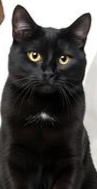
#> input picture assets/cat.jpg, 97 x 189 px, given in place of cat_template.jpg, which was not available
$ python pract9.py
#> lines starting #> are read from the running program, lines starting #| are printed output that depends on the picture; long printed decimals are rounded; pictures that were not available may be replaced by others from this repository, and a replacement may not be noted
import cv2
import numpy as np

def detect_object(template_path, input_image_path):

#> called with template_path = '/Users/vikas/PBL/cat_template.jpg', input_image_path = '/Users/vikas/PBL/animals.jpg'
    template = cv2.imread(template_path, 0)
#> template: shape (189, 97); min 0, max 255, mean 79.1
    img = cv2.imread(input_image_path)
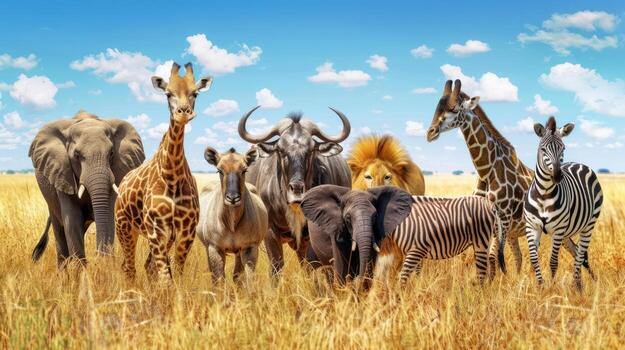
#> input picture assets/animals.jpg, 625 x 350 px, found by its file name
#> img is the input picture: shape (350, 625, 3); mean B, G, R 138.7, 156.7, 156.9

    if template is None:
        print("Error: Template image not found!")
        return

    if img is None:
        print("Error: Input image not found!")
        return

    gray_img = cv2.cvtColor(img, cv2.COLOR_BGR2GRAY)
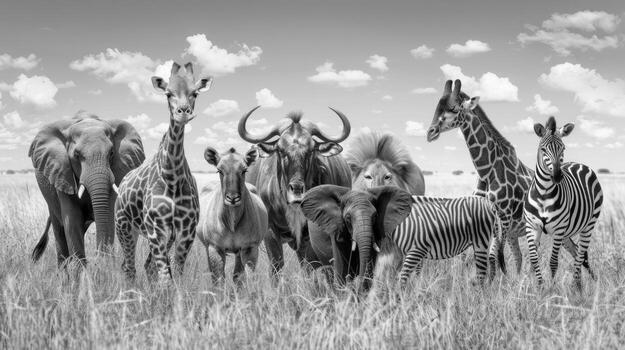
#> gray_img: shape (350, 625); min 0, max 255, mean 154.7

    best_score = -1
    best_location = None
    best_size = None

    scales = np.arange(0.3, 1.01, 0.05)

    for scale in scales:

        new_width = int(template.shape[1] * scale)
        new_height = int(template.shape[0] * scale)

        if new_width < 20 or new_height < 20:
            continue

        resized_template = cv2.resize(
            template,
            (new_width, new_height)
        )

        if (new_width > gray_img.shape[1] or
                new_height > gray_img.shape[0]):
            continue

        result = cv2.matchTemplate(
            gray_img,
            resized_template,
            cv2.TM_CCOEFF_NORMED
        )

        min_val, max_val, min_loc, max_loc = cv2.minMaxLoc(result)

        if max_val > best_score:
            best_score = max_val
            best_location = max_loc
            best_size = (new_width, new_height)
#> this loop made 15 passes
#> (min_val, max_val, min_loc, best_score, best_location) on pass 1: (-0.666, 0.62, (438, 120), 0.62, (102, 115))
#> (min_val, max_val, min_loc, max_loc) on passes 2 to 7: (-0.652, 0.605, (329, 272), (303, 119)), (-0.644, 0.557, (437, 117), (222, 143)), (-0.629, 0.549, (436, 108), (218, 143)), (-0.604, 0.57, (434, 107), (370, 127)), (-0.624, 0.575, (78, 220), (300, 119)), (-0.624, 0.577, (77, 225), (298, 118))
#> pass 1, in detect_object, `resized_template = cv2.resize( template, (new_width, new_height) )`:
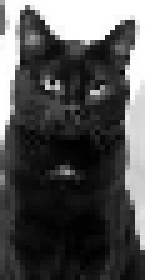
#> resized_template: shape (56, 29) (shown 5 times larger); min 0, max 255, mean 79.1
#> pass 1, in detect_object, `result = cv2.matchTemplate( gray_img, resized_template, cv2.TM_CCOEFF_..`:
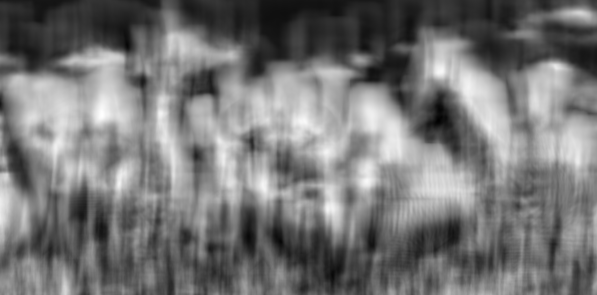
#> result: shape (295, 597) float32; min -0.666, max 0.62, mean -0.0708; drawn with min black and max white
#> pass 2, in detect_object, `result = cv2.matchTemplate( gray_img, resized_template, cv2.TM_CCOEFF_..`:
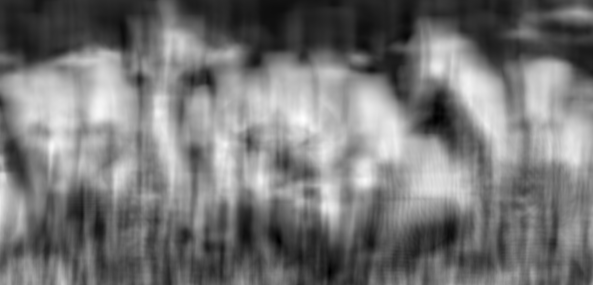
#> result: shape (285, 593) float32; min -0.652, max 0.605, mean -0.0651; drawn with min black and max white
#> after the loop:
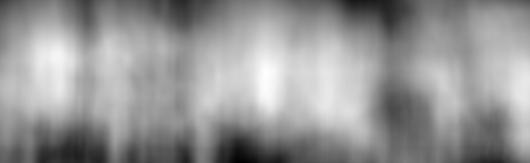
#> result: shape (163, 530) float32; min -0.371, max 0.543, mean 0.168; drawn with min black and max white
#> after the loop, best_score = 0.62

    threshold = 0.2

    print("Best Correlation Score:", best_score)
#| Best Correlation Score: 0.6196

    if best_score >= threshold:

        x, y = best_location
#> x = 102; y = 115
        w, h = best_size
#> w = 29; h = 56

        cv2.rectangle(
            img,
            (x, y),
            (x + w, y + h),
            (0, 255, 255),
            3
        )

        cv2.putText(
            img,
            "Object Detected",
            (x, y - 10),
            cv2.FONT_HERSHEY_SIMPLEX,
            0.8,
            (0, 255, 255),
            2
        )
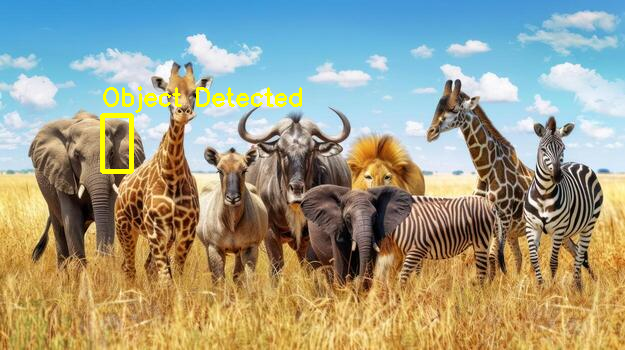
#> img: shape (350, 625, 3); mean B, G, R 136.7, 157.4, 157.8

        print("Object Detected")

    else:
        print("Object Not Detected")

    cv2.imshow("Detected Objects MEHAK", img)
    cv2.waitKey(0)
    cv2.destroyAllWindows()


template_path = "/Users/vikas/PBL/cat_template.jpg"
input_image_path = "/Users/vikas/PBL/animals.jpg"

detect_object(template_path, input_image_path)
